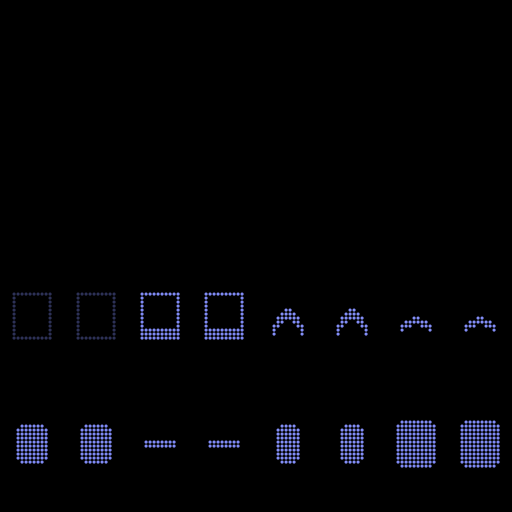
#> input picture frontend/public/avatars/face/eyes_atlas_4x4.png, 1024 x 1024 px (shown at 1/2 size)
$ python redraw_thinking_eyes.py
#> lines starting #> are read from the running program, lines starting #| are printed output that depends on the picture
"""
Redraw the `thinking` eye cell so it stops looking like a shrunken `open`.

**The complaint and the measurement agree, which is what made this cheap.** The
maintainer's report was that the thinking eyes are too small and throw the face
out of proportion. Measured off the shipped atlas on the 8px lattice, every
other eye cell centres its pair on row 14.5:

    open       rows 10-19   (h 10)   centre 14.5
    blink      rows 14-15   (h  2)   centre 14.5
    listening  rows  9-20   (h 12)   centre 14.5
    thinking   rows 10-15   (h  6)   centre 12.5   <- the odd one out

So `thinking` was doing two things at once: shrinking to 60% of the open eye's
height *and* floating two rows above the line every other frame sits on. The
second is what reads as "not proportional" — a face whose eyes change size is
expressive, a face whose eyes change size *and drift upward* looks misaligned.

**There is no vertical room, and that is the constraint that chose the design.**
The obvious fix is an upward glance, which is the universal thinking gesture and
would have kept the eye's mass intact. It is not available. Read off the GLB,
the eye patch's UV island covers cell rows **9.4 to 20.7** — about eleven usable
rows, and `open` already spends ten of them. A block shifted up would have had
its top row cut off by the island edge, which on screen looks like a broken
sprite rather than a glance. That was measured before it was drawn, because the
same class of mistake has already cost this asset set a session: `happy`'s own
comment records rows being kept above 20 for exactly this reason.

**So the change is horizontal, because that is where the room is.** Full height,
rows 10-19, identical to `open` — the proportion complaint is answered by not
changing the thing that was complained about. Narrowed from 8 dots to 6, which
is a squint: the eye holds its size and closes in from the sides, which reads as
concentration rather than as shrinking. Symmetric, so it cannot be mistaken for
a rendering fault the way an off-centre pair can.

**Not a gaze.** Shifting the pair sideways was drawn and rejected. It reads well
in isolation and it is the wrong thing on this face: nothing else on the visor
moves, so an off-centre pair reads as a misaligned panel first and a glance
second — and `CLAUDE.md` has already removed one gaze feature from this avatar
for a related reason.

Run, then regenerate the runtime atlas beside it:

    py avatar-source/redraw_thinking_eyes.py
    py frontend/public/avatars/face/make_alpha_and_templates.py
"""

import os

from PIL import Image, ImageDraw

ROOT = os.path.dirname(os.path.dirname(os.path.abspath(__file__)))
FACE = os.path.join(ROOT, "frontend", "public", "avatars", "face")
ATLAS = os.path.join(FACE, "eyes_atlas_4x4.png")

CELL = 256
COLS, ROWS = 4, 4
PITCH = 8
RADIUS = 3
COLOUR = (0x81, 0x8C, 0xF8)
SUPERSAMPLE = 4

#: `thinking` is index 2 in `EYE_CELLS`.
INDEX = 2

#: Rows 10-19, exactly `open`'s band. The whole point of the change.
TOP, HEIGHT = 10, 10
#: Six dots rather than `open`'s eight, closing in by one column each side.
#: `open` runs cols 4-11 and 20-27, so these run 5-10 and 21-26 and the pair
#: stays centred on the cell.
LEFT_COL, RIGHT_COL, WIDTH = 5, 21, 6
#: One dot off each corner, the treatment every other block cell uses. Without
#: it the eye is a hard rectangle and reads as a different family of shape.
TRIM = 1


def cell_origin(index):
    """Top-left pixel of a cell. The atlas is authored bottom-up — see
    `extend_face_atlases.cell_origin`, which this matches deliberately."""
    col, row = index % COLS, index // COLS
    return col * CELL, (ROWS - 1 - row) * CELL


def eye_dots(col0):
    lo, hi = col0, col0 + WIDTH - 1
    for row in range(TOP, TOP + HEIGHT):
        rounded = row < TOP + TRIM or row >= TOP + HEIGHT - TRIM
        for col in range(col0, col0 + WIDTH):
            if rounded and col in (lo, hi):
                continue
            yield row, col


def main():
    img = Image.open(ATLAS).convert("RGBA")
#> img is the input picture: PIL image 1024x1024 RGBA; mean R, G, B, A 2.8, 3.1, 5.4, 255
    ox, oy = cell_origin(INDEX)

    s = SUPERSAMPLE
    layer = Image.new("RGBA", (CELL * s, CELL * s), (0, 0, 0, 0))
#> layer: PIL image 1024x1024 RGBA; every value is 0
    draw = ImageDraw.Draw(layer)
    dots = 0
    for col0 in (LEFT_COL, RIGHT_COL):
        for row, col in eye_dots(col0):
            cx = (col * PITCH + PITCH // 2) * s
            cy = (row * PITCH + PITCH // 2) * s
            r = RADIUS * s
            draw.ellipse([cx - r, cy - r, cx + r, cy + r], fill=COLOUR + (255,))
            dots += 1
#> after the loop, dots = 112
    layer = layer.resize((CELL, CELL), Image.LANCZOS)
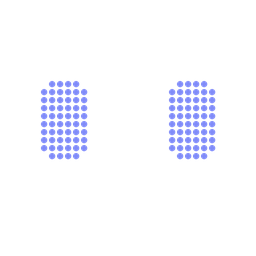
#> layer: PIL image 256x256 RGBA; mean R, G, B, A 12.2, 13.6, 23.2, 13.2; transparent parts drawn white

    cell = Image.new("RGBA", (CELL, CELL), (0, 0, 0, 255))
    cell.alpha_composite(layer)
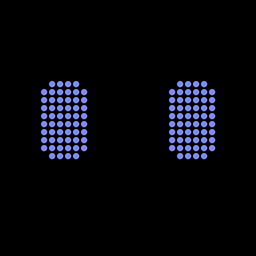
#> cell: PIL image 256x256 RGBA; mean R, G, B, A 6.8, 7.4, 13, 255
    img.paste(cell, (ox, oy))
    img.save(ATLAS)
    print(
        "thinking: %d dots, rows %d-%d, cols %d-%d and %d-%d -> %s"
        % (dots, TOP, TOP + HEIGHT - 1, LEFT_COL, LEFT_COL + WIDTH - 1,
           RIGHT_COL, RIGHT_COL + WIDTH - 1, os.path.basename(ATLAS))
    )
#| thinking: 112 dots, rows 10-19, cols 5-10 and 21-26 -> eyes_atlas_4x4.png
    print("now run frontend/public/avatars/face/make_alpha_and_templates.py")


if __name__ == "__main__":
    main()
